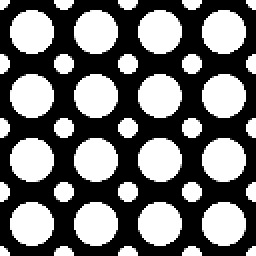
#> input picture data/polka.png, 128 x 128 px (shown 2 times larger)
$ python blob_detection.py
#> lines starting #> are read from the running program, lines starting #| are printed output that depends on the picture
### common.py
import numpy as np
from matplotlib import pyplot as plt
import os
from PIL import Image

def read_img(path, greyscale=True):
    img = Image.open(path)
    if greyscale:
        img = img.convert('L')
    else:
        img = img.convert('RGB')
    return np.array(img)

# [12 lines left out: functions save_img, display_img, not called in this run]

### filters.py
import numpy as np
import os
from common import *


## Image Patches ##
# [22 lines left out: function image_patches, not called in this run]


## Gaussian Filter ##
def convolve(image, kernel):
    # Return the convolution result: image * kernel.
    # Reminder to implement convolution and not cross-correlation!
    # Input- image: H x W
    #        kernel: h x w
    # Output- convolve: H x W

    image_h, image_w = image.shape
    kernel_h, kernel_w = kernel.shape

    kernel = np.flipud(np.fliplr(kernel))

    pad_h = kernel_h // 2
    pad_w = kernel_w // 2
    padded_image = np.pad(image, ((pad_h, pad_h), (pad_w, pad_w)), mode='constant')

    output = np.zeros(image.shape)

    for i in range(image_h):
        for j in range(image_w):
            region = padded_image[i:i+kernel_h, j:j+kernel_w]

            output[i, j] = np.sum(region * kernel)

    return output


## Edge Detection ##
# [147 lines left out: functions edge_detection, sobel_operator, steerable_filter, main, not called in this run]
    ########################


# [2 lines that do not run on import are left out]

### blob_detection.py
from common import *
import matplotlib.pyplot as plt
import numpy as np
from filters import *
import os
import cv2

def gaussian_filter(image, sigma):
    # Given an image, apply a Gaussian filter with the input kernel size
    # and standard deviation
    # Input-    image: image of size HxW
    #           sigma: scalar standard deviation of Gaussian Kernel
    # Output-   Gaussian filtered image of size HxW
    H, W = image.shape
    # -- good heuristic way of setting kernel size
    kernel_size = int(2 * np.ceil(2*sigma) + 1)

    # make sure that kernel size isn't too big and is odd
    kernel_size = min(kernel_size, min(H,W)//2)
    if kernel_size % 2 == 0: kernel_size = kernel_size + 1

    #TODO implement gaussian filtering with size kernel_size x kernel_size
    # feel free to use your implemented convolution function or a convolution function from a library
    kernel_gaussian = np.zeros((kernel_size, kernel_size))
    k = (kernel_size - 1)/2
    for i in range(kernel_size):
        for j in range(kernel_size):
            kernel_gaussian[i,j] = 1/(2*np.pi*sigma**2)*np.exp(-((i-k)**2+(j-k)**2)/(2*sigma**2))

    return convolve(image, kernel_gaussian)

def scale_space(image, min_sigma, k=np.sqrt(2), S=8):
    # Calcualtes a DoG scale space of the image
    # Input-    image: image of size HxW
    #           min_sigma: smallest sigma in scale space
    #           k: scalar multiplier for scale space
    #           S: number of scales considers
    # Output-   Scale Space of size HxWx(S-1)
    H, W = image.shape
    output = np.zeros([H, W, S-1])
    for i in range(S-1):
        sigma_1 = k**i
        sigma_2 = k**(i+1)
        gauss_1 = gaussian_filter(image, sigma_1)
        gauss_2 = gaussian_filter(image, sigma_2)
        output[:,:,i] = gauss_1 - gauss_2
    return output


##### You shouldn't need to edit the following 3 functions
def find_maxima(scale_space, k_xy=5, k_s=1):
    # Extract the peak x,y locations from scale space
    # Input-    scale_space: Scale space of size HxWxS
    #           k: neighborhood in x and y
    #           ks: neighborhood in scale
    # Output-   list of (x,y) tuples; x<W and y<H
    if len(scale_space.shape) == 2:
        scale_space = scale_space[:, :, None]

    H,W,S = scale_space.shape
    maxima = []
    for i in range(H):
        for j in range(W):
            for s in range(S):
                # extracts a local neighborhood of max size (2k_xy+1, 2k_xy+1, 2k_s+1)
                neighbors = scale_space[max(0, i-k_xy):min(i+k_xy,H),
                                        max(0, j-k_xy):min(j+k_xy,W),
                                        max(0, s-k_s) :min(s+k_s,S)]
                mid_pixel = scale_space[i,j,s]
                num_neighbors = np.prod(neighbors.shape) - 1
                # if mid_pixel is larger than all the neighbors; append maxima
                if np.sum(mid_pixel > neighbors) == num_neighbors:
                    maxima.append( (i,j,s) )
    return maxima

def visualize_scale_space(scale_space, min_sigma, k, file_path=None):
    # Visualizes the scale space
    # Input-    scale_space: scale space of size HxWxS
    #           min_sigma: the minimum sigma used
    #           k: the sigma multiplier
    if len(scale_space.shape) == 2:
        scale_space = scale_space[:, :, None]
    H, W, S = scale_space.shape

    # number of subplots
    p_h = int(np.floor(np.sqrt(S)))
    p_w = int(np.ceil(S/p_h))
    for i in range(S):
        plt.subplot(p_h, p_w, i+1)
        plt.axis('off')
        plt.title('{:.1f}:{:.1f}'.format(min_sigma * k**i, min_sigma * k**(i+1)))
        plt.imshow(scale_space[:, :, i])

    # plot or save to fig
    if file_path:
        plt.savefig(file_path)
    else:
        plt.show()
    plt.close()

def visualize_maxima(image, maxima, min_sigma, k, file_path=None):
    # Visualizes the maxima on a given image
    # Input-    image: image of size HxW
    #           maxima: list of (x,y) tuples; x<W, y<H
    #           file_path: path to save image. if None, display to screen
    # Output-   None
    H, W = image.shape
    fig,ax = plt.subplots(1)
    ax.imshow(image)
    for maximum in maxima:
        y,x,s= maximum
        assert x < W and y < H and x >= 0 and y >= 0
        radius = np.sqrt(2 * min_sigma * (k ** s))
        circ = plt.Circle((x, y), radius, color='r', fill=False)
        ax.add_patch(circ)

    if file_path:
        plt.savefig(file_path)
    else:
        plt.show()
    plt.close()


def main():
    image = read_img('./data/polka.png')
#> in read_img, img is the input picture: PIL image 128x128 L; min 0, max 255, mean 114.6

    ### -- Detecting Polka Dots -- ##
    print("Detect small polka dots")
    # -- Detect Small Circles
    sigma_1, sigma_2 = 2.5, 4
    gauss_1 = gaussian_filter(image, sigma_1)
    gauss_2 = gaussian_filter(image, sigma_2)

    # calculate difference of gaussians
    DoG_small = gauss_1 - gauss_2
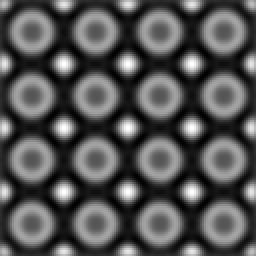
#> DoG_small: shape (128, 128) float64 (shown 2 times larger); min -36.48, max 81.16, mean 2.3; drawn with min black and max white

    # visualize maxima
    maxima = find_maxima(DoG_small, k_xy=int(sigma_1))
#> after the loop in find_maxima, `for i in range(H):`: maxima = 144 items, first 6: (0, 12, 0), (0, 19, 0), (0, 44, 0), (0, 51, 0), (0, 76, 0), (0, 83, 0)
    visualize_scale_space(DoG_small, sigma_1, sigma_2/sigma_1,'./results/polka_small_DoG.png')
#> in visualize_scale_space, `H, W, S = scale_space.shape`: H = 128; S = 1
    visualize_maxima(image, maxima, sigma_1, sigma_2/sigma_1, './results/polka_small.png')
#> in visualize_maxima, `H, W = image.shape`: H = 128
#> the loop in visualize_maxima, `for maximum in maxima:` made 144 passes
#> (maximum, y, x) on passes 1 to 12: ((0, 12, 0), 0, 12), ((0, 19, 0), 0, 19), ((0, 44, 0), 0, 44), ((0, 51, 0), 0, 51), ((0, 76, 0), 0, 76), ((0, 83, 0), 0, 83), ((0, 108, 0), 0, 108), ((0, 115, 0), 0, 115), ((1, 2, 0), 1, 2), ((1, 125, 0), 1, 125), ((2, 31, 0), 2, 31), ((2, 63, 0), 2, 63)

    # -- Detect Large Circles
    print("Detect large polka dots")
    sigma_1, sigma_2 = 7, 10.5
    gauss_1 = gaussian_filter(image, sigma_1)
#> call 3 of gaussian_filter, with sigma = 7
#> in gaussian_filter (call 3), `kernel_size = min(kernel_size, min(H,W)//2)`: kernel_size = 29
#> in gaussian_filter (call 3), `k = (kernel_size - 1)/2`: k = 14
#> after the loop in gaussian_filter (call 3), `for i in range(kernel_size):`:
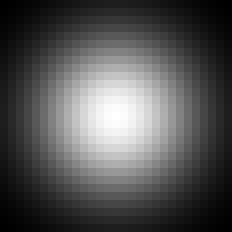
#> kernel_gaussian: shape (29, 29) float64 (shown 8 times larger); min 5.95e-05, max 0.00325, mean 0.0011; drawn with min black and max white
#> in convolve (call 3), `kernel_h, kernel_w = kernel.shape`: kernel_h = 29
#> in convolve (call 3), `pad_h = kernel_h // 2`: pad_h = 14
#> after the loop in convolve (call 3), `for i in range(image_h):`:
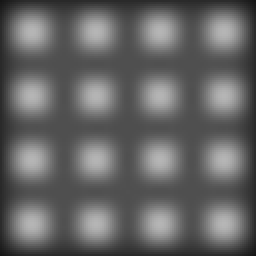
#> output: shape (128, 128) float64 (shown 2 times larger); min 21.9, max 182.1, mean 100.5
    gauss_2 = gaussian_filter(image, sigma_2)

    # calculate difference of gaussians
    DoG_large = gauss_1 - gauss_2
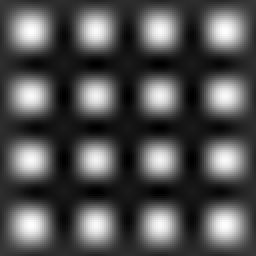
#> DoG_large: shape (128, 128) float64 (shown 2 times larger); min -23.11, max 65.61, mean 4.9; drawn with min black and max white

    # visualize maxima
    # Value of k_xy is a sugguestion; feel free to change it as you wish.
    maxima = find_maxima(DoG_large, k_xy=int(sigma_1))
#> maxima = [(15, 15, 0), (15, 47, 0), (15, 79, 0), (15, 112, 0), (47, 15, 0), (47, 48, 0), (47, 112, 0), (48, 79, 0), (79, 15, 0), (79, 47, 0), (79, 79, 0), (80, 112, 0), (112, 15, 0), (112, 47, 0), (112, 79, 0), (112, 112, 0)]
    visualize_scale_space(DoG_large, sigma_1, sigma_2/sigma_1, './results/polka_large_DoG.png')
    visualize_maxima(image, maxima, sigma_1, sigma_2/sigma_1, './results/polka_large.png')
#> the loop in visualize_maxima (call 2), `for maximum in maxima:` made 16 passes
#> (maximum, y, x) on passes 1 to 12: ((15, 15, 0), 15, 15), ((15, 47, 0), 15, 47), ((15, 79, 0), 15, 79), ((15, 112, 0), 15, 112), ((47, 15, 0), 47, 15), ((47, 48, 0), 47, 48), ((47, 112, 0), 47, 112), ((48, 79, 0), 48, 79), ((79, 15, 0), 79, 15), ((79, 47, 0), 79, 47), ((79, 79, 0), 79, 79), ((80, 112, 0), 80, 112)


    # ## -- TODO Implement scale_space() and try to find both polka dots
    scale_imgs = scale_space(image, 2.5)
#> in scale_space, `H, W = image.shape`: H = 128
#> the loop in scale_space, `for i in range(S-1):` made 7 passes
#> (sigma_1, sigma_2) on passes 1 to 7: (1, 1.41), (1.41, 2), (2, 2.83), (2.83, 4), (4, 5.66), (5.66, 8), (8, 11.31)
#> pass 1, in scale_space, `gauss_2 = gaussian_filter(image, sigma_2)`:
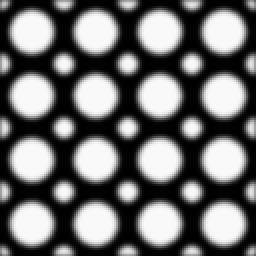
#> gauss_2: shape (128, 128) float64 (shown 2 times larger); min 0, max 249.2, mean 110.8
    visualize_scale_space(scale_imgs, 2.5, np.sqrt(2), './results/polka_scale_imgs_DoG.png')
#> call 3 of visualize_scale_space, with scale_space = array of shape (128, 128, 7), min_sigma = 2.5, k = 1.41, file_path = './results/polka_scale_imgs_DoG.png'
#> in visualize_scale_space (call 3), `H, W, S = scale_space.shape`: S = 7
#> in visualize_scale_space (call 3), `p_h = int(np.floor(np.sqrt(S)))`: p_h = 2
#> in visualize_scale_space (call 3), `p_w = int(np.ceil(S/p_h))`: p_w = 4
#> in visualize_scale_space (call 3), `plt.savefig(file_path)`:
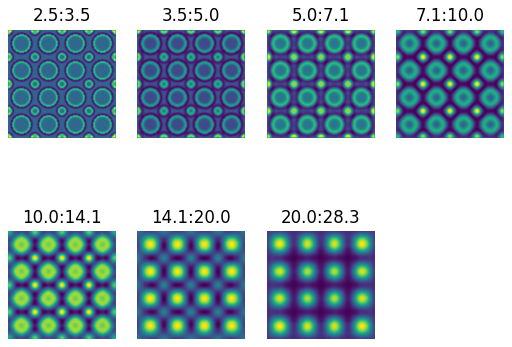
#> figure drawn by matplotlib, 7 panels

    for k_xy in range(2, 7, 2):
        for k_s in range(1, 4):
            maxima = find_maxima(scale_imgs, k_xy = k_xy, k_s=k_s)
            if not os.path.exists('./results/polka_maximas'):
                os.makedirs('./results/polka_maximas')
            visualize_maxima(image, maxima, 2.5, np.sqrt(2), f'./results/polka_maximas/polka_maximas_kxy_{k_xy}_ks_{k_s}.png')
#> this loop made 3 passes
#> pass 2, in visualize_maxima (call 7), `plt.savefig(file_path)`:
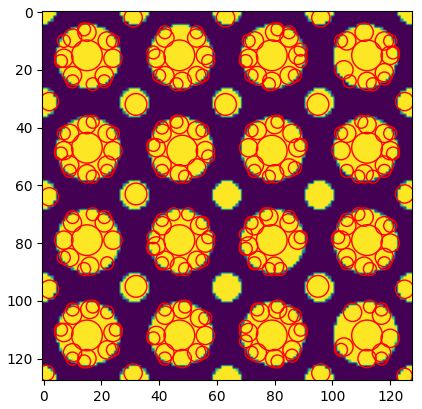
#> figure drawn by matplotlib, 1 panel


    # ## -- TODO Try to find the cells in any of the cell images in vgg_cells
#> (the run stopped early here; a loop or call above may not have finished)
